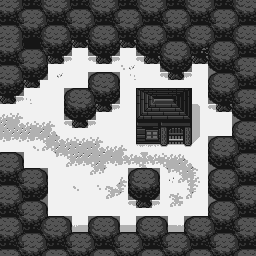

The image is a tile-based game level rendered from a .tmx file. Its description and complete source (layers, tilesets, objects, tile grids) follow:
An orthogonal 32x32 tile map with 8x8 px tiles, 2 tile layers (tiles, obstructed).

<map version="1.10" tiledversion="1.11.1-99-gec89c545" orientation="orthogonal" renderorder="right-down" width="32" height="32" tilewidth="8" tileheight="8" infinite="0" nextlayerid="4" nextobjectid="1">
 <tileset firstgid="1" source="exterior.tsx" />
 <layer id="1" name="tiles" width="32" height="32">
  <data encoding="csv">
226,227,228,274,275,225,226,227,228,274,275,225,226,227,228,274,275,225,226,227,228,274,275,225,226,227,228,274,275,225,226,227,
250,251,324,202,203,321,250,251,324,202,203,321,250,251,324,202,203,321,250,251,324,202,203,321,250,251,324,202,203,321,250,251,
274,275,249,226,227,228,274,275,249,226,227,228,274,275,249,226,227,228,274,275,249,226,227,228,274,275,249,226,227,228,274,275,
202,203,321,250,251,324,202,203,321,250,251,324,202,203,321,250,251,324,202,203,321,250,251,324,202,203,321,250,251,324,202,203,
226,227,228,274,275,225,226,227,228,274,275,225,226,227,228,274,275,225,226,227,228,274,275,225,226,227,228,274,275,225,226,227,
226,227,228,108,108,249,250,251,252,298,299,249,250,251,252,298,299,249,250,251,324,202,203,321,250,251,324,202,203,321,250,251,
250,251,324,202,203,321,274,275,276,220,220,273,274,275,276,220,220,273,274,275,225,226,227,228,274,275,225,226,227,228,274,275,
274,275,249,226,227,228,298,299,300,220,220,297,298,299,300,220,220,297,298,299,249,250,251,252,298,299,249,250,251,324,202,203,
202,203,321,250,251,252,382,382,220,220,220,220,382,382,220,292,386,382,6,382,273,274,275,276,382,382,273,274,275,249,226,227,
226,227,228,274,275,276,383,386,13,383,383,201,202,203,204,359,106,382,37,220,297,298,299,300,383,383,201,202,203,321,250,251,
250,251,252,298,299,382,408,323,382,382,382,225,226,227,228,142,220,240,142,142,323,240,358,5,383,383,225,226,227,228,274,275,
274,275,276,220,220,383,401,382,201,202,203,321,250,251,252,142,142,258,259,260,261,262,263,264,358,383,249,250,251,324,202,203,
298,299,300,106,382,383,388,20,225,226,227,228,274,275,276,142,142,282,283,284,285,286,287,288,220,383,273,274,275,249,226,227,
383,382,382,68,388,382,358,400,249,250,251,252,298,299,300,142,142,306,307,308,309,310,311,312,131,383,297,298,299,249,250,251,
316,271,272,382,382,382,382,382,273,274,275,276,142,142,142,142,142,330,331,332,333,334,335,336,132,141,7,141,20,273,274,275,
221,132,315,316,271,316,272,382,297,298,299,300,142,142,142,142,142,162,163,165,162,163,164,165,132,323,401,382,7,201,202,203,
223,221,221,221,132,222,315,19,382,382,382,384,142,142,142,142,142,86,87,88,186,187,188,189,132,397,397,66,406,225,226,227,
319,268,319,319,268,269,224,315,316,271,316,271,272,406,67,142,142,110,111,112,210,211,212,213,133,383,201,202,203,321,250,251,
383,383,383,383,295,318,269,222,221,223,224,223,315,316,316,272,382,138,139,140,234,235,236,237,358,383,225,226,227,228,274,275,
202,203,204,358,383,383,42,268,269,221,222,222,223,224,132,315,316,317,315,316,271,316,316,19,383,383,249,250,251,324,202,203,
226,227,228,382,383,383,383,382,318,319,319,269,222,267,319,268,268,269,267,268,269,132,223,315,19,383,273,274,275,249,226,227,
250,251,324,202,203,204,383,382,382,382,382,318,319,43,382,382,201,202,203,204,42,268,269,223,291,383,201,202,203,321,250,251,
274,275,249,226,227,228,383,382,382,382,382,382,382,382,18,272,225,226,227,228,383,385,318,269,296,383,225,226,227,228,274,275,
202,203,321,250,251,252,383,383,400,295,382,37,292,270,317,291,249,250,251,252,382,383,384,293,291,383,249,250,251,324,202,203,
226,227,228,274,275,276,383,383,68,406,382,407,382,318,268,43,273,274,275,276,383,270,272,318,43,383,273,274,275,249,226,227,
250,251,324,202,203,204,382,382,382,382,382,8,142,382,382,383,297,298,299,300,358,318,320,68,383,383,201,202,203,321,250,251,
274,275,249,226,227,228,382,382,382,382,382,382,382,382,382,383,383,383,383,383,408,383,383,383,383,383,225,226,227,228,274,275,
202,203,321,250,251,324,202,203,204,383,383,201,202,203,204,383,383,201,202,203,204,383,383,201,202,203,321,250,251,324,202,203,
226,227,228,274,275,225,226,227,228,197,200,225,226,227,228,200,200,225,226,227,228,200,198,225,226,227,228,274,275,249,226,227,
250,251,324,202,203,321,250,251,324,202,203,321,250,251,324,202,203,321,250,251,324,202,203,321,250,251,324,202,203,321,250,251,
274,275,249,226,227,228,274,275,249,226,227,228,274,275,249,226,227,228,274,275,249,226,227,228,274,275,249,226,227,228,274,275,
202,203,321,250,251,324,202,203,321,250,251,324,202,203,321,250,251,324,202,203,321,250,251,324,202,203,321,250,251,324,202,203
</data>
 </layer>
 <layer id="2" name="obstructed" width="32" height="32" opacity="0.6">
  <data encoding="csv">
84,84,84,84,84,84,84,84,84,84,84,84,84,84,84,84,84,84,84,84,84,84,84,84,84,84,84,84,84,84,84,84,
84,84,84,84,84,84,84,84,84,84,84,84,84,84,84,84,84,84,84,84,84,84,84,84,84,84,84,84,84,84,84,84,
84,84,84,84,84,84,84,84,84,84,84,84,84,84,84,84,84,84,84,84,84,84,84,84,84,84,84,84,84,84,84,84,
84,84,84,84,84,84,84,84,84,84,84,84,84,84,84,84,84,84,84,84,84,84,84,84,84,84,84,84,84,84,84,84,
84,84,84,84,84,84,84,84,84,84,84,84,84,84,84,84,84,84,84,84,84,84,84,84,84,84,84,84,84,84,84,84,
84,84,84,84,84,84,84,84,84,84,84,84,84,84,84,84,84,84,84,84,84,84,84,84,84,84,84,84,84,84,84,84,
84,84,84,84,84,84,84,84,84,0,0,84,84,84,84,0,0,84,84,84,84,84,84,84,84,0,84,84,84,84,84,84,
84,84,84,84,84,84,84,84,0,0,0,0,84,84,0,0,0,0,84,84,84,84,84,84,84,84,84,84,84,84,84,84,
84,84,84,84,84,84,0,0,0,0,0,0,0,0,0,0,0,0,0,0,84,84,84,84,0,0,84,84,84,84,84,84,
84,84,84,84,84,84,0,0,0,0,0,84,84,84,84,0,0,0,0,0,0,84,84,0,0,0,84,84,84,84,84,84,
84,84,84,84,84,0,0,0,0,0,0,84,84,84,84,0,0,0,0,0,0,0,0,0,0,0,84,84,84,84,84,84,
84,84,84,0,0,0,0,0,84,84,84,84,84,84,84,0,0,84,84,84,84,84,84,84,0,0,84,84,84,84,84,84,
84,84,0,0,0,0,0,0,84,84,84,84,84,84,84,0,0,84,84,84,84,84,84,84,0,0,84,84,84,84,84,84,
0,0,0,0,0,0,0,0,84,84,84,84,84,84,0,0,0,84,84,84,84,84,84,84,0,0,0,84,84,84,84,84,
0,0,0,0,0,0,0,0,84,84,84,84,0,0,0,0,0,84,84,84,84,84,84,84,0,0,0,0,0,84,84,84,
0,0,0,0,0,0,0,0,0,84,84,0,0,0,0,0,0,84,84,84,84,84,84,84,0,0,0,0,0,84,84,84,
0,0,0,0,0,0,0,0,0,0,0,0,0,0,0,0,0,84,84,84,84,84,84,84,0,0,0,0,0,84,84,84,
0,0,0,0,0,0,0,0,0,0,0,0,0,0,0,0,0,84,84,84,84,0,0,84,0,0,84,84,84,84,84,84,
0,0,0,0,0,0,0,0,0,0,0,0,0,0,0,0,0,0,0,0,0,0,0,0,0,0,84,84,84,84,84,84,
84,84,84,0,0,0,0,0,0,0,0,0,0,0,0,0,0,0,0,0,0,0,0,0,0,0,84,84,84,84,84,84,
84,84,84,0,0,0,0,0,0,0,0,0,0,0,0,0,0,0,0,0,0,0,0,0,0,0,84,84,84,84,84,84,
84,84,84,84,84,84,0,0,0,0,0,0,0,0,0,0,84,84,84,84,0,0,0,0,0,0,84,84,84,84,84,84,
84,84,84,84,84,84,0,0,0,0,0,0,0,0,0,0,84,84,84,84,0,0,0,0,0,0,84,84,84,84,84,84,
84,84,84,84,84,84,0,0,0,0,0,0,0,0,0,0,84,84,84,84,0,0,0,0,0,0,84,84,84,84,84,84,
84,84,84,84,84,84,0,0,0,0,0,0,0,0,0,0,84,84,84,84,0,0,0,0,0,0,84,84,84,84,84,84,
84,84,84,84,84,84,0,0,0,0,0,0,0,0,0,0,0,84,84,0,0,0,0,0,0,0,84,84,84,84,84,84,
84,84,84,84,84,84,0,0,0,0,0,0,0,0,0,0,0,0,0,0,0,0,0,0,0,0,84,84,84,84,84,84,
84,84,84,84,84,84,84,84,84,0,0,84,84,84,84,0,0,84,84,84,84,0,0,84,84,84,84,84,84,84,84,84,
84,84,84,84,84,84,84,84,84,0,0,84,84,84,84,0,0,84,84,84,84,0,0,84,84,84,84,84,84,84,84,84,
84,84,84,84,84,84,84,84,84,84,84,84,84,84,84,84,84,84,84,84,84,84,84,84,84,84,84,84,84,84,84,84,
84,84,84,84,84,84,84,84,84,84,84,84,84,84,84,84,84,84,84,84,84,84,84,84,84,84,84,84,84,84,84,84,
84,84,84,84,84,84,84,84,84,84,84,84,84,84,84,84,84,84,84,84,84,84,84,84,84,84,84,84,84,84,84,84
</data>
 </layer>
</map>
